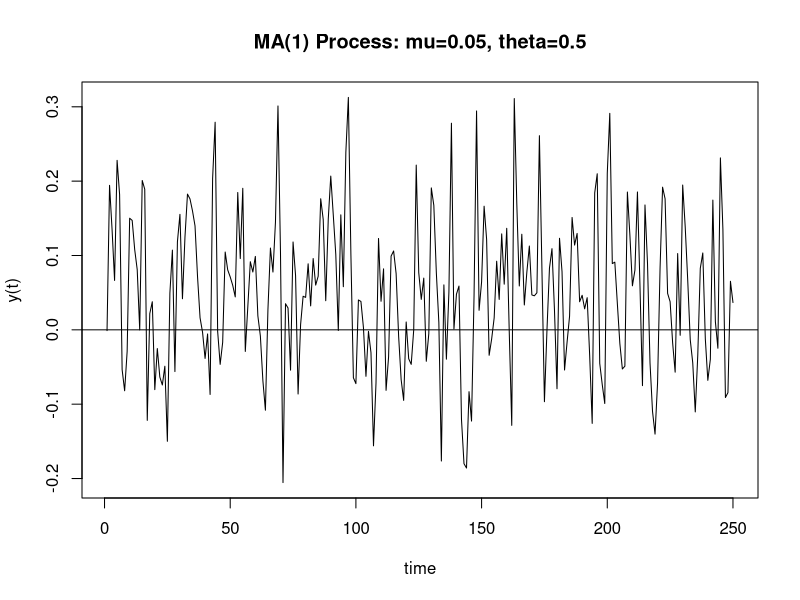
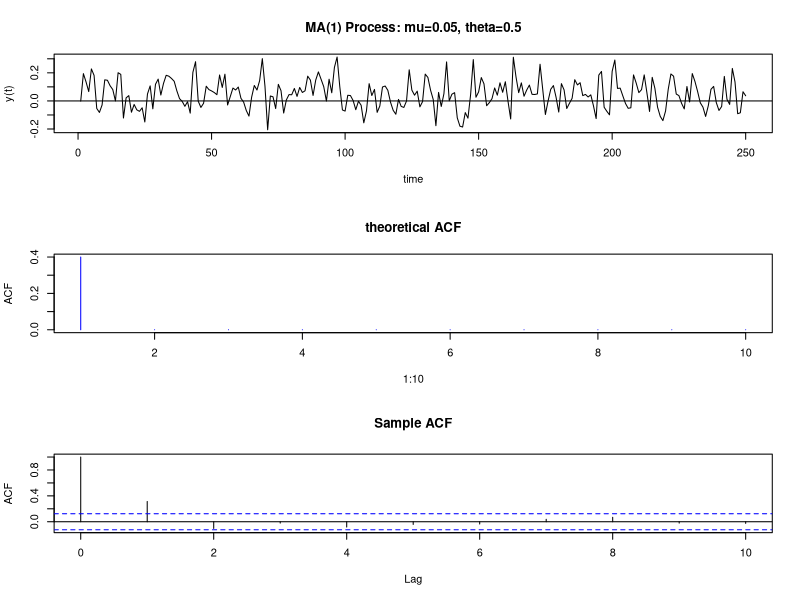
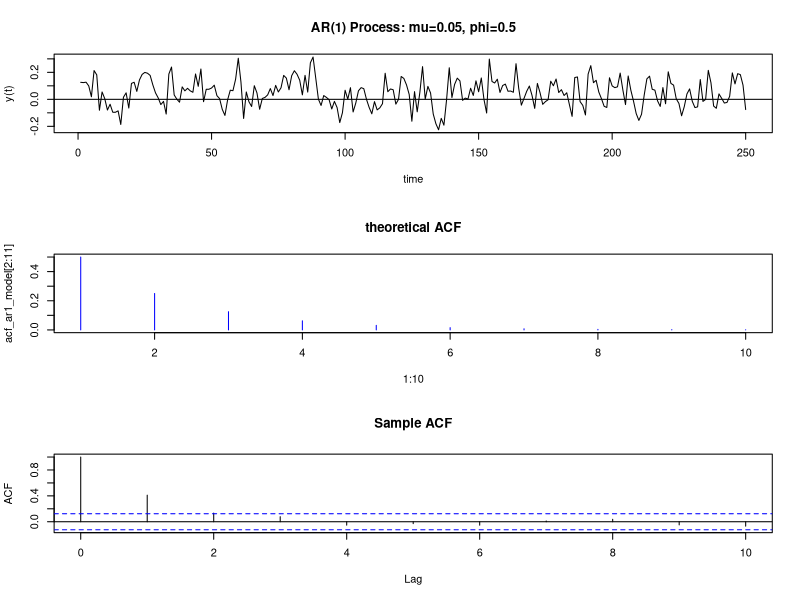

Generate these figures, in order, with R:
# Simulating Time Series Data
# Michael Beven
# 20150922
# Data: none

require(graphics)

# Simulate data from a MA(1) model
# Consider the MA(1) model 
# Y(t) = 0.05 + eps(t) + theta*eps(t-1), 
# with abs(theta) < 0 and eps(t) iid N(0,(0.1)^2)


set.seed(123);

# Simulate 250 observations from the described MA(1) model
ma1_sim = arima.sim(n = 250, model = list(ma=0.5), mean = 0, sd = 0.1) + 0.05

# A line plot of the simulated observations
plot(ma1_sim, main = "MA(1) Process: mu=0.05, theta=0.5", xlab = "time", 
     ylab = "y(t)", type = "l")
abline(h = 0)

# Generate the theoretical ACF with upto lag 10
acf_ma1_model = ARMAacf(ma = 0.5, lag.max = 10)
  
# Split plotting window in three rows
par(mfrow=c(3,1))

# First plot: The simulated observations
plot(ma1_sim, type="l",main="MA(1) Process: mu=0.05, theta=0.5",xlab="time",ylab="y(t)")
abline(h=0)

# Second plot: Theoretical ACF
plot(1:10, acf_ma1_model[2:11], type="h", col="blue",  ylab="ACF", main="theoretical ACF")

# Third plot: Sample ACF
# Assign to tmp the Sample ACF
tmp = acf(ma1_sim, lag.max = 10, plot = TRUE, main = "Sample ACF")
  
# Reset graphical window to only one graph
par(mfrow=c(1,1))

# Simulate data from a RA(1) model
# Consider the RA(1) model
# Y(t) - 0.5 = phi(Y(t-1) - 0.05)
# with abs(phi) < 0 and eps(t) iid N(0,(0.1)^2)

set.seed(123);

# Simulate 250 observations from the described AR(1) model
ar1_sim = arima.sim(n = 250, model = list(ar=0.5), mean = 0, sd = 0.1) + 0.05
  
# Generate the theoretical ACF with ten lags
acf_ar1_model =  ARMAacf(ar = 0.5, lag.max = 10)
  
# Split plotting window in three rows
par(mfrow=c(3,1))

# Generate the same three graphs as in the previous exercise 
par(mfrow=c(3,1))

# First plot: The simulated observations
plot(ar1_sim, type="l", main="AR(1) Process: mu=0.05, phi=0.5",xlab="time",ylab="y(t)")
abline(h=0)

# Second plot: Theoretical AFC
plot(1:10, acf_ar1_model[2:11], type="h", col="blue", main="theoretical ACF")

# Third plot: Sample AFC
tmp = acf(ar1_sim, lag.max = 10, plot = TRUE, main = "Sample ACF")
  
# Reset plotting window to default
par(mfrow=c(1,1))

